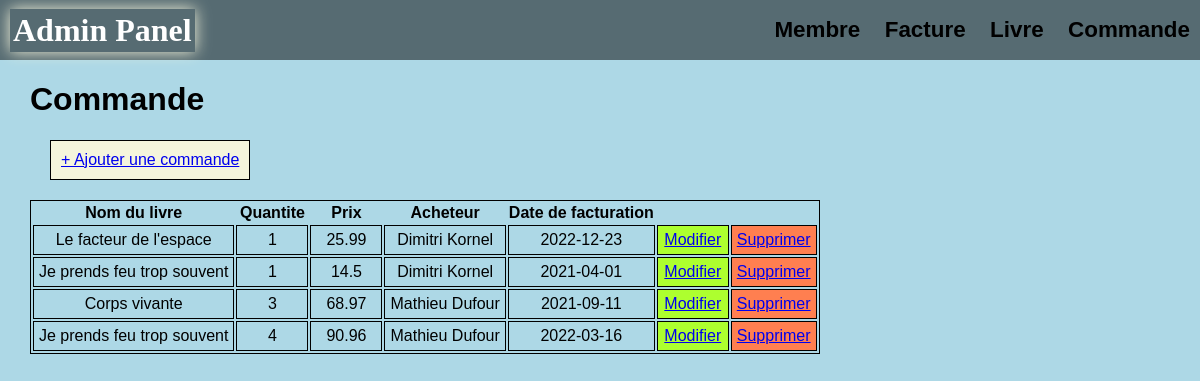
/commande, run on the app's committed database.
### tables this page shows
CREATE TABLE `Commande` (
  `prixTotal` DOUBLE NOT NULL,
  `quantite` INT(11) NOT NULL,
  `Livre_id` INT(11) NOT NULL,
  `Facture_id` INT(11) NOT NULL,
  CONSTRAINT PRIMARY KEY (`Livre_id`,`Facture_id`),
  CONSTRAINT `fk_Commande_Livre1`
    FOREIGN KEY (`Livre_id`)
    REFERENCES `Livre` (`id`),
  CONSTRAINT `fk_Commande_Facture1`
    FOREIGN KEY (`Facture_id`)
    REFERENCES `Facture` (`id`))
DEFAULT CHARACTER SET = utf8;

CREATE TABLE `Livre` (
  `id` INT(11) PRIMARY KEY AUTO_INCREMENT,
  `Titre` VARCHAR(60) NOT NULL,
  `Description` TEXT ,
  `nombrePages` INT(6) ,
  `edition` INT(3) ,
  `prix` DOUBLE NOT NULL,
  `Categorie_id` INT(11) NOT NULL,
  `Editeur_id` INT(11) NOT NULL,
  CONSTRAINT `fk_Livre_Categorie1`
    FOREIGN KEY (`Categorie_id`)
    REFERENCES `Categorie` (`id`),
  CONSTRAINT `fk_Livre_Editeur1`
    FOREIGN KEY (`Editeur_id`)
    REFERENCES `Editeur` (`id`))
  DEFAULT CHARACTER SET = utf8;

CREATE TABLE `Membre` (
  `id` INT(11) PRIMARY KEY AUTO_INCREMENT,
  `Nom` VARCHAR(50) NOT NULL,
  `adresse` VARCHAR(100) NOT NULL,
  `codePostal` VARCHAR(7) NOT NULL,
  `dateNaissance` VARCHAR(45),
  `phone` VARCHAR(15) NOT NULL,
  `courriel` VARCHAR(50) NOT NULL,
  `username` VARCHAR(30) NOT NULL,
  `password` VARCHAR(255) NOT NULL)
DEFAULT CHARACTER SET = utf8;

CREATE TABLE `Facture` (
  `id` INT(11) PRIMARY KEY AUTO_INCREMENT,
  `date` DATE NOT NULL,
  `Livraison_id` INT(11) NOT NULL,
  `Paiement_id` INT(11) NOT NULL,
  `Membre_id` INT(11) NOT NULL,
  CONSTRAINT `fk_Facture_Livraison1`
    FOREIGN KEY (`Livraison_id`)
    REFERENCES `Livraison` (`id`),
  CONSTRAINT `fk_Facture_Paiement1`
    FOREIGN KEY (`Paiement_id`)
    REFERENCES `Paiement` (`id`),
  CONSTRAINT `fk_Facture_Membre1`
    FOREIGN KEY (`Membre_id`)
    REFERENCES `Membre` (`id`))
DEFAULT CHARACTER SET = utf8;

### library/RenderView.php (called while the page is built, shortened)
<?php
class View{
    private $render = false;
    public function __construct($class, $template){
        try{
            $file = 'view/'.$class.'/'.$template.'.php';
            if(file_exists($file)){
                $this->render = $file;
            }else{
                throw new Exception($file.' pas trouve');
            }
        }
        catch (Exception $e){
            echo $e->getMessage();
            exit();
        }
    }
    public function __destruct(){
        include($this->render);
    }
}
?>

### connex/Crud.php (called while the page is built, shortened)
<?php
class Crud extends PDO{
    public function selectWith3Tables($table1,
    $table2, $fieldLienTable1, $table2_1,  $fieldLienTable2 = 'id',
    $table3, $fieldLienTable3, $table3_1, $fieldLienTable4 = 'id',
    $table4, $fieldLienTable5, $table4_1, $fieldLienTable6 = 'id',
    $field="id", $order="ASC")
    {
        $sql = "SELECT * FROM $table1 "
            ."INNER JOIN $table2 ON $table2.$fieldLienTable1 = $table2_1.$fieldLienTable2 "
            ."INNER JOIN $table3 ON $table3.$fieldLienTable3 = $table3_1.$fieldLienTable4 "
            ."INNER JOIN $table4 ON $table4.$fieldLienTable5 = $table4_1.$fieldLienTable6 "
            ."ORDER BY $table1.$field $order";
        $stmt = $this->query($sql);
        return $stmt->fetchAll();
    }
 }
?>

### class/ClassCommande.php (called while the page is built, shortened)
<?php
require_once("connex/Crud.php");
class ClassCommande{
    private $crud;
    function __construct($crud) {
        $this->crud = $crud;
    }
    public function index(){
        $data = $this->crud->selectWith3Tables('commande',
        "Livre", "id", "commande","Livre_id",
        "Facture", "id", "commande","Facture_id",
        'Membre', 'id', 'Facture', 'Membre_id',
        'quantite');
    }
}
?>

### view/commande/commande-index.php (the view)
<?php
require_once("connex/Crud.php");
?>
<body>
    <main>
        <h1>Commande</h1>
        <a href="commande/create" class="bouton">+ Ajouter une commande</a>
        <table>
            <thead>
                <tr>
                    <th>Nom du livre</th>
                    <th>Quantite</th>
                    <th>Prix</th>
                    <th>Acheteur</th>
                    <th>Date de facturation</th>
                </tr>
            </thead>
            <tbody>
                <?php
                if(isset($commandes)) {
                    foreach($commandes as $row) {
                        echo "<tr>"
                            ."<td>".$row['Titre'].`</td>`
                            ."<td>".$row['quantite'].`</td>`
                            ."<td>".$row['prixTotal'].`</td>`
                            ."<td>".$row['Nom'].`</td>`
                            ."<td>".$row['date'].`</td>`
                            ."<td class='modify'><a href='commande/modifier?Livre_id=".$row['Livre_id']."&Facture_id=".$row['Facture_id']."'>Modifier</a></td>"
                            ."<td class='delete'><a href='commande/delete?Livre_id=".$row['Livre_id']."&Facture_id=".$row['Facture_id']."'>Supprimer</a></td>"
                        ."</tr>";
                    }
                }
                ?>
            </tbody>
        </table>
    </main>
</body>

### css/style.css (style rules this page uses)
body { margin: auto; padding: 0; background: lightblue; font-family: sans-serif; }
main { margin: auto 30px; }
.bouton { display: inline-block; position: relative; padding: 10px; margin: 0px 0px 20px 20px; background-color: beige; border: 1px solid black; }
table { text-align: center; border: 1px solid black; }
table td { max-width: 40ch; padding: 5px; min-width: 5vw; border: 1px solid black; }
.modify { background-color: greenyellow; }
.delete { background-color: coral; }

### data on the page
commande: Livre.Titre "Le facteur de l'espace", quantite "1", prixTotal "25.99", membre.Nom "Dimitri Kornel", Facture.date "2022-12-23"
commande: Livre.Titre "Je prends feu trop souvent", quantite "1", prixTotal "14.5", membre.Nom "Dimitri Kornel", Facture.date "2021-04-01"
commande: Livre.Titre "Corps vivante", quantite "3", prixTotal "68.97", membre.Nom "Mathieu Dufour", Facture.date "2021-09-11"
commande: Livre.Titre "Je prends feu trop souvent", quantite "4", prixTotal "90.96", membre.Nom "Mathieu Dufour", Facture.date "2022-03-16"
